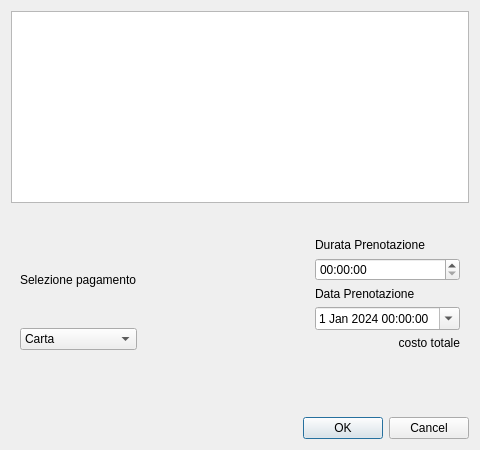
<?xml version="1.0" encoding="UTF-8"?>
<ui version="4.0">
 <class>Dialog</class>
 <widget class="QDialog" name="Dialog">
  <property name="geometry">
   <rect>
    <x>0</x>
    <y>0</y>
    <width>480</width>
    <height>450</height>
   </rect>
  </property>
  <property name="windowTitle">
   <string>Selezione Opzioni</string>
  </property>
  <layout class="QVBoxLayout" name="layoutMain">
   <item>
    <widget class="QListWidget" name="lstCampi"/>
   </item>
   <item>
    <spacer name="spacerVerticalTop">
     <property name="orientation">
      <enum>Qt::Orientation::Vertical</enum>
     </property>
     <property name="sizeType">
      <enum>QSizePolicy::Policy::Minimum</enum>
     </property>
     <property name="sizeHint" stdset="0">
      <size>
       <width>20</width>
       <height>20</height>
      </size>
     </property>
    </spacer>
   </item>
   <item>
    <widget class="QWidget" name="containerControlli" native="true">
     <layout class="QHBoxLayout" name="layoutControlli">
      <property name="leftMargin">
       <number>0</number>
      </property>
      <property name="topMargin">
       <number>0</number>
      </property>
      <property name="rightMargin">
       <number>0</number>
      </property>
      <property name="bottomMargin">
       <number>0</number>
      </property>
      <item>
       <widget class="QWidget" name="widgetPagamento" native="true">
        <layout class="QVBoxLayout" name="layoutPagamento">
         <item>
          <widget class="QLabel" name="lblPagamento">
           <property name="text">
            <string>Selezione pagamento</string>
           </property>
          </widget>
         </item>
         <item>
          <widget class="QComboBox" name="cmbPagamento">
           <item>
            <property name="text">
             <string>Carta</string>
            </property>
           </item>
           <item>
            <property name="text">
             <string>Contanti</string>
            </property>
           </item>
          </widget>
         </item>
        </layout>
       </widget>
      </item>
      <item>
       <spacer name="spacerHorizontalControlli">
        <property name="orientation">
         <enum>Qt::Orientation::Horizontal</enum>
        </property>
        <property name="sizeHint" stdset="0">
         <size>
          <width>40</width>
          <height>20</height>
         </size>
        </property>
       </spacer>
      </item>
      <item>
       <widget class="QWidget" name="widgetControlliDestra" native="true">
        <layout class="QVBoxLayout" name="layoutDestra">
         <item>
          <widget class="QLabel" name="label_2">
           <property name="text">
            <string>Durata Prenotazione</string>
           </property>
          </widget>
         </item>
         <item>
          <widget class="QWidget" name="widgetDurataInvio" native="true">
           <layout class="QHBoxLayout" name="layoutDurataInvio">
            <property name="leftMargin">
             <number>0</number>
            </property>
            <property name="topMargin">
             <number>0</number>
            </property>
            <property name="rightMargin">
             <number>0</number>
            </property>
            <property name="bottomMargin">
             <number>0</number>
            </property>
            <item>
             <widget class="QTimeEdit" name="tmeDurata"/>
            </item>
           </layout>
          </widget>
         </item>
         <item>
          <widget class="QLabel" name="label">
           <property name="text">
            <string>Data Prenotazione</string>
           </property>
          </widget>
         </item>
         <item>
          <widget class="QDateTimeEdit" name="dteDataOraPrenotazione">
           <property name="date">
            <date>
             <year>2024</year>
             <month>1</month>
             <day>1</day>
            </date>
           </property>
           <property name="calendarPopup">
            <bool>true</bool>
           </property>
          </widget>
         </item>
         <item>
          <widget class="QLabel" name="lblCostoTotale">
           <property name="text">
            <string>costo totale</string>
           </property>
           <property name="alignment">
            <set>Qt::AlignmentFlag::AlignRight|Qt::AlignmentFlag::AlignTrailing|Qt::AlignmentFlag::AlignVCenter</set>
           </property>
           <property name="margin">
            <number>5</number>
           </property>
          </widget>
         </item>
        </layout>
       </widget>
      </item>
     </layout>
    </widget>
   </item>
   <item>
    <spacer name="spacerVerticalBottom">
     <property name="orientation">
      <enum>Qt::Orientation::Vertical</enum>
     </property>
     <property name="sizeType">
      <enum>QSizePolicy::Policy::Expanding</enum>
     </property>
     <property name="sizeHint" stdset="0">
      <size>
       <width>20</width>
       <height>40</height>
      </size>
     </property>
    </spacer>
   </item>
   <item>
    <widget class="QDialogButtonBox" name="buttonBox">
     <property name="orientation">
      <enum>Qt::Orientation::Horizontal</enum>
     </property>
     <property name="standardButtons">
      <set>QDialogButtonBox::StandardButton::Cancel|QDialogButtonBox::StandardButton::Ok</set>
     </property>
     <property name="centerButtons">
      <bool>false</bool>
     </property>
    </widget>
   </item>
  </layout>
 </widget>
 <resources/>
 <connections>
  <connection>
   <sender>buttonBox</sender>
   <signal>accepted()</signal>
   <receiver>Dialog</receiver>
   <slot>accept()</slot>
   <hints>
    <hint type="sourcelabel">
     <x>248</x>
     <y>430</y>
    </hint>
    <hint type="destinationlabel">
     <x>157</x>
     <y>274</y>
    </hint>
   </hints>
  </connection>
  <connection>
   <sender>buttonBox</sender>
   <signal>rejected()</signal>
   <receiver>Dialog</receiver>
   <slot>reject()</slot>
   <hints>
    <hint type="sourcelabel">
     <x>316</x>
     <y>430</y>
    </hint>
    <hint type="destinationlabel">
     <x>286</x>
     <y>274</y>
    </hint>
   </hints>
  </connection>
 </connections>
</ui>
